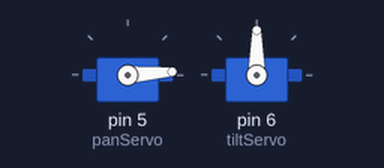
The sketch below on a simulated Arduino Uno, built with avr-gcc and run on an emulated ATmega328P. Shown: 2 × servo. What the sketch prints to the serial monitor is not drawn.

Above: at 0.8 s.
At 2.3 s:
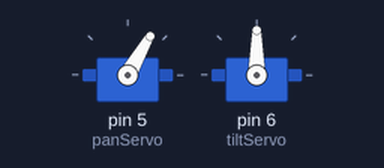
At 3.3 s:
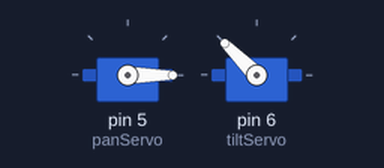
At 4.5 s:
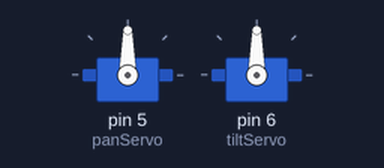
Timing chart, 0 to 6.0 s (numbered marks = the images above):
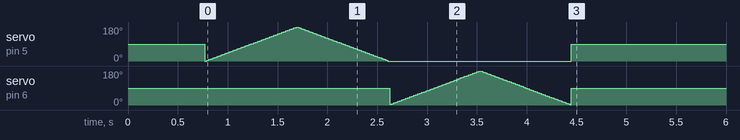

The sketch:

servo_cam_bluetooth.ino
```cpp
#include <Servo.h>

/*
PROJECT: Remote Pan/Titlt Platform using SensoDuino
BASED ON: SensoDuino 0.18
PROGRAMMER: Hazim Bitar (techbitar at gmail dot com)
DATE: Oct 22, 2013
FILE: sensoduino_pan_tilt.ino
LICENSE: Public domain
*/

#define START_CMD_CHAR '>'
#define END_CMD_CHAR '\n'
#define DIV_CMD_CHAR ','

#define DEBUG 1 // Set to 0 if you don't want serial output of sensor data

// Create servo objects
Servo panServo;
Servo tiltServo;

// Center servos
int tiltVal = 90;
int panVal = 90;

// sensoduino stuff
String inText;
int value0, value1, value2;

void setup() {

  // Attach servo objects to Arduino pins
  panServo.attach(5);
  tiltServo.attach(6);
  Serial.begin(9600);
  //Serial.begin(9600); // The default speed of the HC-05  Bluetooth serial modules
  Serial.println("\nSensoDuino 0.18 by TechBitar.com (2013).\n");
  Serial.println("Android Sensor Type No: ");
  Serial.println("1- ACCELEROMETER  (m/s^2 - X,Y,Z)");
  Serial.println("2- MAGNETIC_FIELD (uT - X,Y,Z)");
  Serial.println("3- ORIENTATION (yaw, pitch, roll)");
  Serial.println("4- GYROSCOPE (rad/s - X,Y,Z)");
  Serial.println("5- LIGHT (SI lux)");
  Serial.println("6- PRESSURE (hPa millibar)");
  Serial.println("7- DEVICE TEMPERATURE (C)");
  Serial.println("8- PROXIMITY (Centimeters or 1,0)");
  Serial.println("9- GRAVITY (m/s^2 - X,Y,Z)");
  Serial.println("10- LINEAR_ACCELERATION (m/s^2 - X,Y,Z)");
  Serial.println("11- ROTATION_VECTOR (X,Y,Z)" );
  Serial.println("12- RELATIVE_HUMIDITY (%)");
  Serial.println("13- AMBIENT_TEMPERATURE (C)");
  Serial.println("14- MAGNETIC_FIELD_UNCALIBRATED (uT - X,Y,Z)");
  Serial.println("15- GAME_ROTATION_VECTOR (X,Y,Z)");
  Serial.println("16- GYROSCOPE_UNCALIBRATED (rad/s - X,Y,Z)");
  Serial.println("17- SIGNIFICANT_MOTION (1,0)");
  Serial.println("97 - AUDIO (Vol.)");
  Serial.println("98 - GPS1 (lat., long., alt.)");
  Serial.println("99 - GPS2 (bearing, speed, date/time)");
  Serial.println("\n\nNOTE: IGNORE VALUES OF 99.99\n\n");
  Serial.flush();
  Serial.flush();
  int pos;
 for(pos = 0; pos <= 180; pos += 1) // goes from 0 degrees to 180 degrees
  {                                  // in steps of 1 degree
    panServo.write(pos);              // tell servo to go to position in variable 'pos'
    delay(5);                       // waits 15ms for the servo to reach the position
  }
  for(pos = 180; pos>=0; pos-=1)     // goes from 180 degrees to 0 degrees
  {
    panServo.write(pos);              // tell servo to go to position in variable 'pos'
    delay(5);                       // waits 15ms for the servo to reach the position
  }
  for(pos = 0; pos <= 180; pos += 1) // goes from 0 degrees to 180 degrees
  {                                  // in steps of 1 degree
    tiltServo.write(pos);              // tell servo to go to position in variable 'pos'
    delay(5);                       // waits 15ms for the servo to reach the position
  }
  for(pos = 180; pos>=0; pos-=1)     // goes from 180 degrees to 0 degrees
  {
    tiltServo.write(pos);              // tell servo to go to position in variable 'pos'
    delay(5);                       // waits 15ms for the servo to reach the position
  }
  tiltServo.write(90);              // tell servo to go to position in variable 'pos'
  panServo.write(90);              // tell servo to go to position in variable 'pos'
}


void loop()
{
  //Serial.flush();
  int inCommand = 0;
  int sensorType = 0;
  unsigned long logCount = 0L;

  char getChar = ' ';  //read serial

  // wait for incoming data
  if (Serial.available() < 1) return; // if serial empty, return to loop().

  // parse incoming command start flag
  getChar = Serial.read();
  if (getChar != START_CMD_CHAR) return; // if no command start flag, return to loop().

  // parse incoming pin# and value
  sensorType = Serial.parseInt(); // read sensor typr
  logCount = Serial.parseInt();  // read total logged sensor readings
  value0 = Serial.parseFloat();  // 1st sensor value
  value1 = Serial.parseFloat();  // 2rd sensor value if exists
  value2 = Serial.parseFloat();  // 3rd sensor value if exists

  // send sensoduino readings to serial monitor/terminal
  if (DEBUG) {
    Serial.print("Sensor type: ");
    Serial.println(sensorType);
    Serial.print("Sensor log#: ");
    Serial.println(logCount);
    Serial.print("Val[0]:1 ");
    Serial.println(value0);
    Serial.print("Val[1]:2 ");
    Serial.println(value1);
    Serial.print("Val[2]: ");
    Serial.println(value2);
    Serial.println("-----------------------");
    //delay(10);
  }

  // Check sensor type. If not for  Accelerometer (#1) then ignore readings
  // sensorType 1 is the Accelerometer sensor

  if ((sensorType != 1) && (sensorType != 4))
    return;
    /*
  if (sensorType == 1)
  {
    panVal = value0; // value0 = X sensor reading
    tiltVal = value1;  // value1 = Y sensor reading

    tiltVal = map(tiltVal, -10, 10, 0, 179);   // Map Accelerometer Y value to tilt servo angle.
    tiltServo.write(tiltVal);
    delay(10);

    panVal = map(panVal, -10, 10, 0, 179);  // Map Accelerometer X value to pan servo angle.
    panServo.write(panVal);
    delay(10);
  }
  */
  if (sensorType == 4) // gyro
  {
    tiltVal += value0*6; // value0 = yaw (pan) left-right
    panVal += value1*5; // value1 = pitch (tilt) up-down

    //tiltVal = map(tiltVal, -10, 10, 0, 179);   // Map Accelerometer Y value to tilt servo angle.
    tiltServo.write(tiltVal);
    //delay(10);

    //panVal = map(panVal, -10, 10, 0, 179);  // Map Accelerometer X value to pan servo angle.
    panServo.write(panVal);
    //delay(10);
  }

//  if (sensorType == 1) //accelerometer
  {
//    tiltVal += value0*6; // value0 = yaw (pan) left-right
//    panVal = value0; // value1 = pitch (tilt) up-down

//    tiltVal = map(tiltVal, -10, 10, 0, 179);   // Map Accelerometer Y value to tilt servo angle.
//    tiltServo.write(tiltVal);
    //delay(10);

//    panVal = map(panVal, -10, 10, 0, 179);  // Map Accelerometer X value to pan servo angle.
//    panServo.write(panVal);
    //delay(10);
  }
}
```
